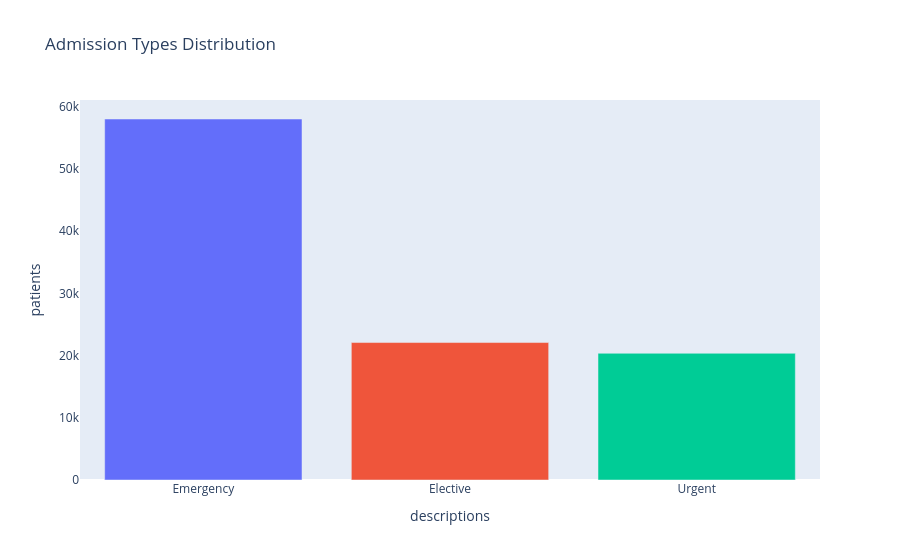

This figure's notebook cell:
### Code cell
# top 3 admission types
df_3 = patient_admission_type.head(3)
fig = px.bar(df_3, x = 'admission_type_description'
             ,y='patient_nbr', title='Admission Types Distribution'
             , color='admission_type_description'
             , labels={'patient_nbr': 'patients', 'admission_type_description': 'descriptions'})
fig.update_layout(showlegend=False)
fig.update_xaxes(showgrid=False)
fig.update_yaxes(showgrid=False)
fig.show()

### Figure 1 — Plotly figure (JSON) as saved in the notebook; plotly's stock layout.template omitted (floating-point values rounded to 4 significant figures)
{"data": [{"hovertemplate": "descriptions=%{x}<br>patients=%{y}<extra></extra>", "legendgroup": "Emergency", "marker": {"color": "#636efa", "pattern": {"shape": ""}}, "name": "Emergency", "orientation": "v", "showlegend": true, "textposition": "auto", "type": "bar", "x": ["Emergency"], "xaxis": "x", "y": [58044], "yaxis": "y"}, {"hovertemplate": "descriptions=%{x}<br>patients=%{y}<extra></extra>", "legendgroup": "Elective", "marker": {"color": "#EF553B", "pattern": {"shape": ""}}, "name": "Elective", "orientation": "v", "showlegend": true, "textposition": "auto", "type": "bar", "x": ["Elective"], "xaxis": "x", "y": [22102], "yaxis": "y"}, {"hovertemplate": "descriptions=%{x}<br>patients=%{y}<extra></extra>", "legendgroup": "Urgent", "marker": {"color": "#00cc96", "pattern": {"shape": ""}}, "name": "Urgent", "orientation": "v", "showlegend": true, "textposition": "auto", "type": "bar", "x": ["Urgent"], "xaxis": "x", "y": [20374], "yaxis": "y"}], "layout": {"barmode": "relative", "legend": {"title": {"text": "descriptions"}, "tracegroupgap": 0}, "showlegend": false, "title": {"text": "Admission Types Distribution"}, "xaxis": {"anchor": "y", "categoryarray": ["Emergency", "Elective", "Urgent"], "categoryorder": "array", "domain": [0, 1], "showgrid": false, "title": {"text": "descriptions"}}, "yaxis": {"anchor": "x", "domain": [0, 1], "showgrid": false, "title": {"text": "patients"}}}}
